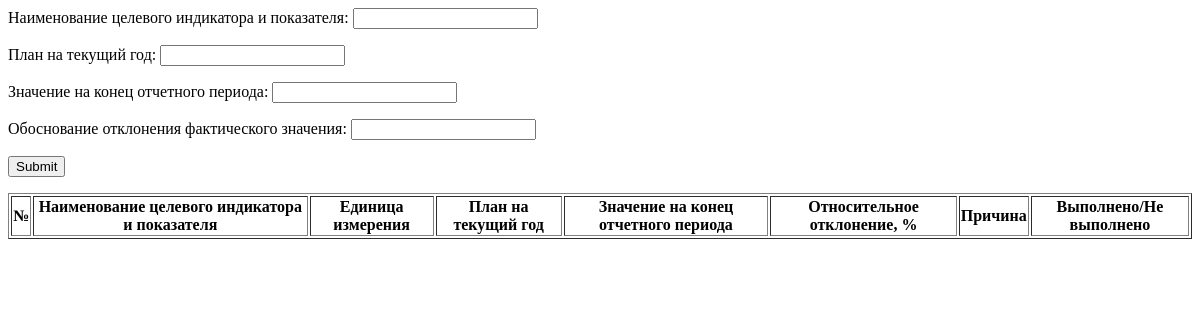
Before: / with the older database file.
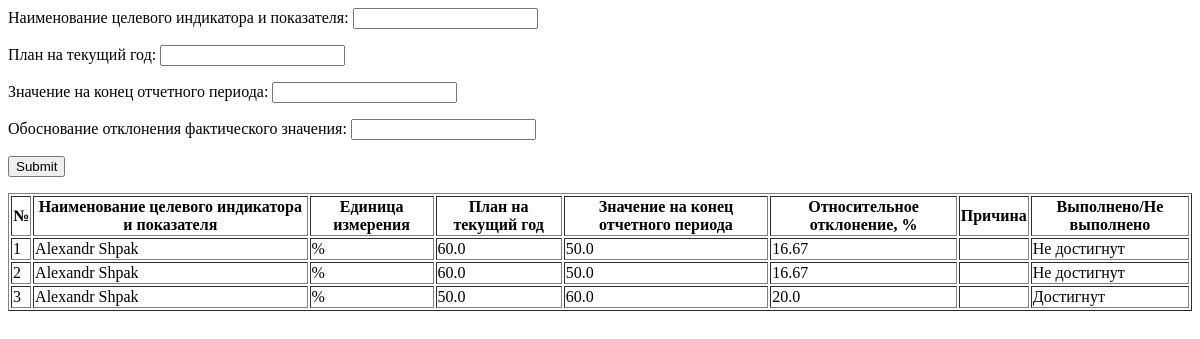
After: the same page with the newer database file.
### reports/models.py (models this page shows, shortened)
class TableOne(models.Model):
    name = models.CharField(max_length=255,
                            verbose_name=
                            'Наименование целевого индикатора и показателя',)
    plan_value = models.FloatField(verbose_name=
                                   'План на текущий год',)
    actual_value = models.FloatField(verbose_name=
                                     'Значение на конец отчетного периода',)
    diff_reason = models.CharField(max_length=255,
                                   verbose_name=
                                   'Обоснование отклонения фактического значения',
                                   default='')
    @property
    def relative_deviation(self):
        return CalculationServices.calculate_relative_diviation(
            self.plan_value,
            self.actual_value,
            )
    @property
    def result_end(self):
        return CalculationServices.result(
            self.plan_value,
            self.actual_value,
            )

### reports/views.py (the view)
# urls.py: path('', views.target_indicator_view, name = 'target_indicator'),
def target_indicator_view(request):
    if request.method == 'POST':
        form = TargetIndicatorForm(request.POST)
        if form.is_valid():
            form.save()
            return redirect('target_indicator')  # Перенаправление на страницу успеха после сохранения
    else:
        form = TargetIndicatorForm()
    indicators = TableOne.objects.all()
    return render(request, 'reports/tableone.html', {'form': form, 'indicators': indicators})

### reports/services/logic.py (called while the page is built)
    @staticmethod
    def calculate_relative_diviation(plan_value, actual_value):
        if plan_value != 0:
            return round(abs(((actual_value - plan_value) / plan_value) * 100), 2)
        return None

    @staticmethod
    def result(plan_value, actual_value):
        if plan_value > actual_value:
            return 'Не достигнут'
        else:
            return 'Достигнут'

### reports/templates/reports/tableone.html (shortened to what this page needs)
<form method="POST">
    {{ form.as_p }}
    <button type="submit">Submit</button>
</form>
<table border="1">
    <thead>
        <tr>
            <th>№</th>
            <th>Наименование целевого индикатора и показателя</th>
            <th>Единица измерения</th>
            <th>План на текущий год</th>
            <th>Значение на конец отчетного периода</th>
            <th>Относительное отклонение, %</th>
            <th>Причина</th>
            <th>Выполнено/Не выполнено</th>
        </tr>
    </thead>
    <tbody>
        {% for indicator in indicators %}
        <tr>
            <td>{{ forloop.counter }}</td>
            <td>{{ indicator.name }}</td>
            <td>%</td>
            <td>{{ indicator.plan_value }}</td>
            <td>{{ indicator.actual_value }}</td>
            <td>{{ indicator.relative_deviation }}</td>
            <td>{{ indicator.diff_reason }}</td>
            <td>{{ indicator.result_end }}</td>
        </tr>
        {% endfor %}
    </tbody>
</table>

Changed rows visible on the page:
added TableOne: name "Alexandr Shpak", plan_value "60.0", actual_value "50.0", relative_deviation "16.67", result_end "Не достигнут"
added TableOne: name "Alexandr Shpak", plan_value "60.0", actual_value "50.0", relative_deviation "16.67", result_end "Не достигнут"
added TableOne: name "Alexandr Shpak", plan_value "50.0", actual_value "60.0", relative_deviation "20.0", result_end "Достигнут"
